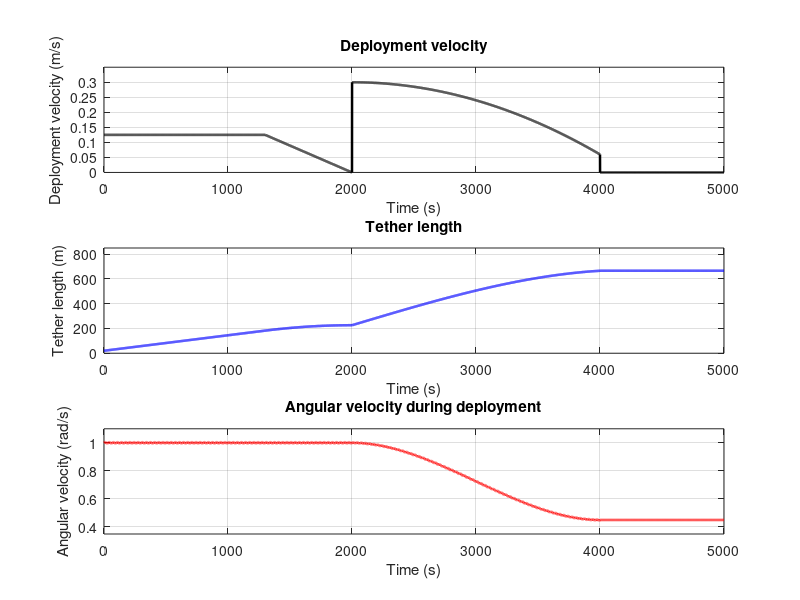
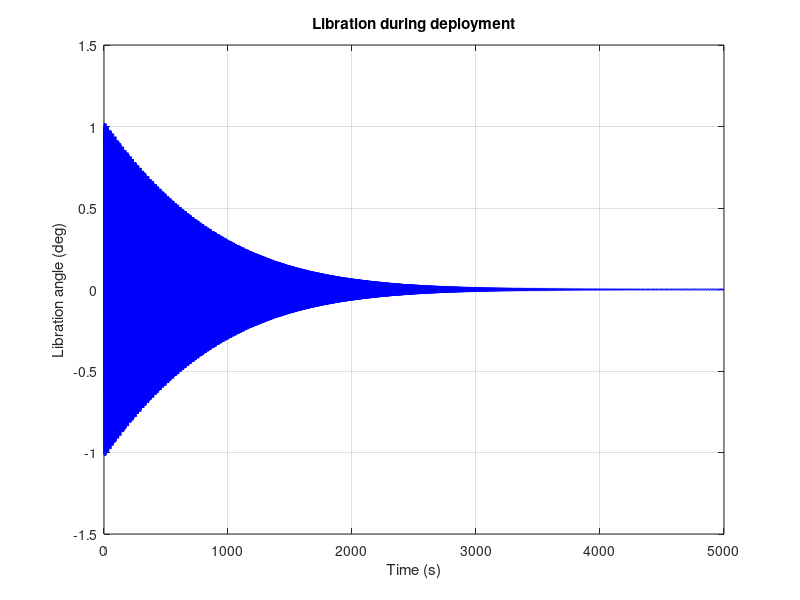
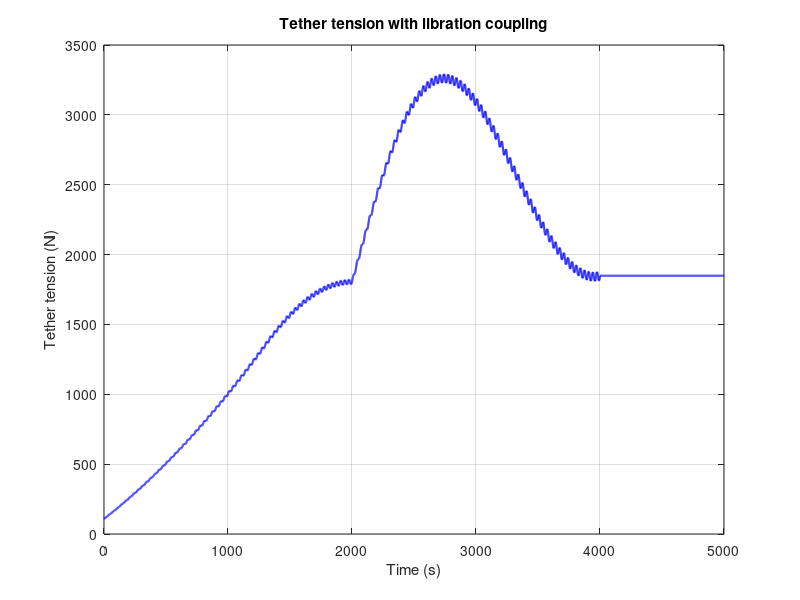

MATLAB code to generate these figures, in order:
% % 

% 
clc; clear; close all;

%% Physical Deployment Model - Level 1 with Libration

% Parameters
m = 5;
rho = 0.02607;
r = 0.5;
L0 = 20;
Lfinal = 800;

% Time
dt = 0.5;
t = 0:dt:5000;

% Arrays
L = zeros(size(t));
omega = zeros(size(t));
Ft = zeros(size(t));
v = zeros(size(t));
phi = zeros(size(t));
phidot = zeros(size(t));

% Initial conditions
L(1) = L0;
omega(1) = 1;
phi(1) = deg2rad(1);

% Stage times
t_drop_start = 1300;
t_stage2 = 2000;
t_stable = 4000;

v_stage1 = 0.125;
v_stage2 = 0.3;

for k = 1:length(t)-1

    %% Deployment velocity profile
    if t(k) <= t_drop_start
        v(k) = v_stage1;

    elseif t(k) <= t_stage2
        v(k) = v_stage1 * ...
            (1 - (t(k)-t_drop_start)/(t_stage2-t_drop_start));

    elseif t(k) <= t_stable && L(k) < Lfinal
        tau_v = (t(k)-t_stage2)/(t_stable-t_stage2);
%         tau = (t(k)-t_stage2)/(t_stable-t_stage2);
% 
% omega(k+1) = 1 - 0.55*(3*tau^2 - 2*tau^3) + ...
%     0.004*sin(2*pi*0.03*t(k));
        v(k) = v_stage2 * (1 - 0.8*tau_v^2);

    else
        v(k) = 0;
    end

    %% Update tether length
    L(k+1) = L(k) + v(k)*dt;

    if L(k+1) > Lfinal
        L(k+1) = Lfinal;
    end

    %% Angular velocity control
    if t(k) <= t_stage2
        omega(k+1) = 1 + 0.005*sin(2*pi*0.03*t(k));

    elseif t(k) <= t_stable
%         tau = (t(k)-t_stage2)/(t_stable-t_stage2);
tau = (t(k)-t_stage2)/(t_stable-t_stage2);

omega(k+1) = 1 - 0.55*(3*tau^2 - 2*tau^3) + ...
    0.004*sin(2*pi*0.03*t(k));
%         omega(k+1) = 1 - 0.55*(3*tau^2 - 2*tau^3) + ...
%             0.004*sin(2*pi*0.03*t(k));

    else
        omega(k+1) = omega(k);
    end
%% Libration dynamics (PHYSICAL MODEL)

wn =sqrt(omega(k)^2+0.02);   % أهم نقطة: التردد = angular velocity

% zeta = 0.001;     % damping ثابت
zeta = 0.001 + 0.002*(L(k)/Lfinal);
phiddot = -2*zeta*wn*phidot(k) - wn^2 * phi(k);

phidot(k+1) = phidot(k) + phiddot*dt;
phi(k+1) = phi(k) + phidot(k+1)*dt;

    %% Tether tension approximation
%     Ft(k) = r*omega(k)^2*(m + rho*L(k)) + ...
%             L(k)*omega(k)^2*(m + rho*L(k)/2);
%% Tether tension with libration coupling

Ft_base = r*omega(k)^2*(m + rho*L(k)) + ...
          L(k)*omega(k)^2*(m + rho*L(k)/2);

% Libration contribution
Ft_libration = 0.08*Ft_base*abs(phi(k)) + ...
               0.03*Ft_base*abs(phidot(k));

Ft(k) = Ft_base + Ft_libration;
end

v(end) = v(end-1);
Ft(end) = Ft(end-1);

%% Plot deployment results
figure('Color','w','Position',[100 80 900 750]);

subplot(3,1,1)
plot(t,v,'k','LineWidth',1.8)
grid on; box on
xlabel('Time (s)')
ylabel('Deployment velocity (m/s)')
title('Deployment velocity')
xlim([0 5000])
ylim([0 0.35])

subplot(3,1,2)
plot(t,L,'b','LineWidth',1.8)
grid on; box on
xlabel('Time (s)')
ylabel('Tether length (m)')
title('Tether length')
xlim([0 5000])
ylim([0 850])

subplot(3,1,3)
plot(t,omega,'r','LineWidth',1.8)
grid on; box on
xlabel('Time (s)')
ylabel('Angular velocity (rad/s)')
title('Angular velocity during deployment')
xlim([0 5000])
ylim([0.35 1.1])

%% Plot libration
figure('Color','w','Position',[200 150 750 420]);
plot(t,rad2deg(phi),'b','LineWidth',1.5)
grid on; box on
xlabel('Time (s)')
ylabel('Libration angle (deg)')
title('Libration during deployment')
xlim([0 5000])
figure('Color','w','Position',[250 180 750 420]);
plot(t,Ft,'b','LineWidth',1.5)
grid on; box on
xlabel('Time (s)')
ylabel('Tether tension (N)')
title('Tether tension with libration coupling')
xlim([0 5000])
